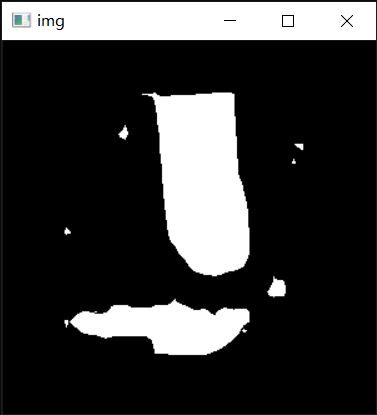
#> input picture assets/OpenCV连通域操作.assets/1.png, 377 x 415 px
$ python contour.py
#> lines starting #> are read from the running program, lines starting #| are printed output that depends on the picture; after the words box and inside, x2 and y2 are one past the last pixel; in counts of white or black regions, pixels touching at a corner belong together
import cv2
import numpy as np

img = cv2.imread("1.png",cv2.IMREAD_GRAYSCALE)
#> img: shape (415, 377); min 0, max 255, mean 56.2
img[img>0] = 255
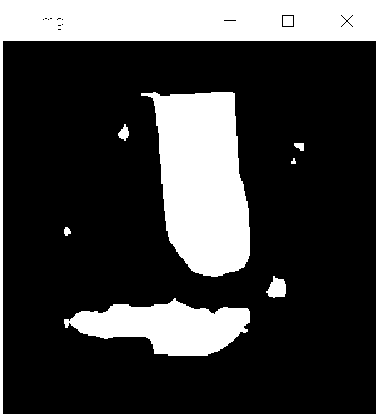
#> img: shape (415, 377); 24.5% white; 9 white regions
print(img.shape)
#| (415, 377)
cv2.imshow("img",img)
cv2.waitKey(0)
cv2.destroyAllWindows()

contours, hierarchy = cv2.findContours(img,cv2.RETR_TREE,cv2.CHAIN_APPROX_SIMPLE)
#> contours = 43 contours, 32 with area under 20; largest, box (x1, y1, x2, y2) and area: (0, 0, 377, 415) 155664, (2, 40, 377, 415) 139874, (141, 92, 250, 277) 13862, (64, 298, 250, 356) 6242, (266, 276, 286, 298) 265
print(type(contours))
#| <class 'list'>
print(len(contours))
#| 43
print(contours[0].shape)
#| (4, 1, 2)
cv2.drawContours(img,contours,-1,255,-1)
cv2.imshow("img",img)
cv2.waitKey(0)
cv2.destroyAllWindows()

area = []
for j in range(len(contours)):
    area.append(cv2.contourArea(contours[j]))
#> this loop made 43 passes
#> after the loop, area = 43 values, max 155664 at index 0, min 2 at index 10, mean 7359.1
max_idx = np.argmax(area)
#> max_idx = 0
area[max_idx] = 0
sub_max_idx = np.argmax(area)
#> sub_max_idx = 1

for k in range(len(contours)):
    if k != max_idx and k != sub_max_idx:
        cv2.fillPoly(img, [contours[k]], 0)
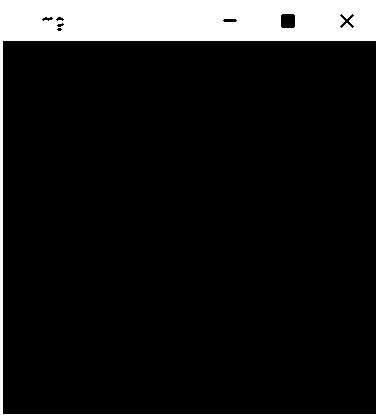
#> img: shape (415, 377); 10.8% white; 1 white region, box (x1, y1, x2, y2) and area: (0, 0, 377, 415) 16952
cv2.imshow("img",img)
cv2.waitKey(0)
cv2.destroyAllWindows()
